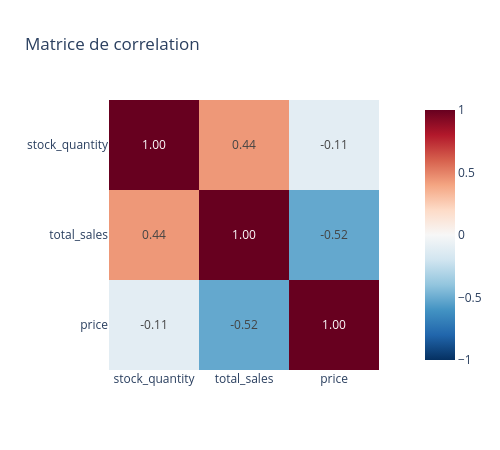

Notebook cell for this chart:
### Markdown cell above
<div style="border: 1px solid RGB(51,165,182);" >
<h3 style="margin: auto; padding: 20px; color: RGB(51,165,182); ">Etape 5.5 - Analyse des corrélations entre les variables stock, sales et price</h3>
</div>

### Code cell
############################
# Analyse des correlations #
############################

# Creation d'une heatmap de correlation avec les variables stock, sales et price (version Plotly)

corr = df_merge[['stock_quantity', 'total_sales', 'price']].corr()

fig = px.imshow(
    corr,
    text_auto=".2f",
    color_continuous_scale="RdBu_r",
    zmin=-1, zmax=1,
    title="Matrice de correlation"
)
fig.update_layout(width=500, height=450)
fig.show()

### Figure 1 — Plotly figure (JSON) as saved in the notebook; plotly's stock layout.template omitted (floating-point values rounded to 4 significant figures)
{"data": [{"coloraxis": "coloraxis", "hovertemplate": "x: %{x}<br>y: %{y}<br>color: %{z}<extra></extra>", "name": "0", "texttemplate": "%{z:.2f}", "type": "heatmap", "x": ["stock_quantity", "total_sales", "price"], "xaxis": "x", "y": ["stock_quantity", "total_sales", "price"], "yaxis": "y", "z": [[1.0, 0.4388, -0.1062], [0.4388, 1.0, -0.5155], [-0.1062, -0.5155, 1.0]]}], "layout": {"coloraxis": {"autocolorscale": false, "cmax": 1, "cmin": -1, "colorscale": [[0, "rgb(5,48,97)"], [0.1, "rgb(33,102,172)"], [0.2, "rgb(67,147,195)"], [0.3, "rgb(146,197,222)"], [0.4, "rgb(209,229,240)"], [0.5, "rgb(247,247,247)"], [0.6, "rgb(253,219,199)"], [0.7, "rgb(244,165,130)"], [0.8, "rgb(214,96,77)"], [0.9, "rgb(178,24,43)"], [1, "rgb(103,0,31)"]]}, "height": 450, "title": {"text": "Matrice de correlation"}, "width": 500, "xaxis": {"anchor": "y", "constrain": "domain", "domain": [0, 1], "scaleanchor": "y"}, "yaxis": {"anchor": "x", "autorange": "reversed", "constrain": "domain", "domain": [0, 1]}}}
